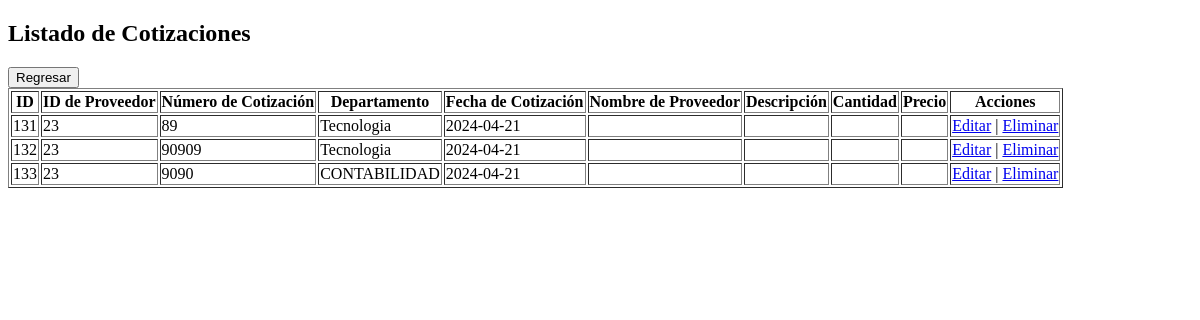
/cotizaciones/read_cotizacion.php, run on an earlier commit of the app's database.
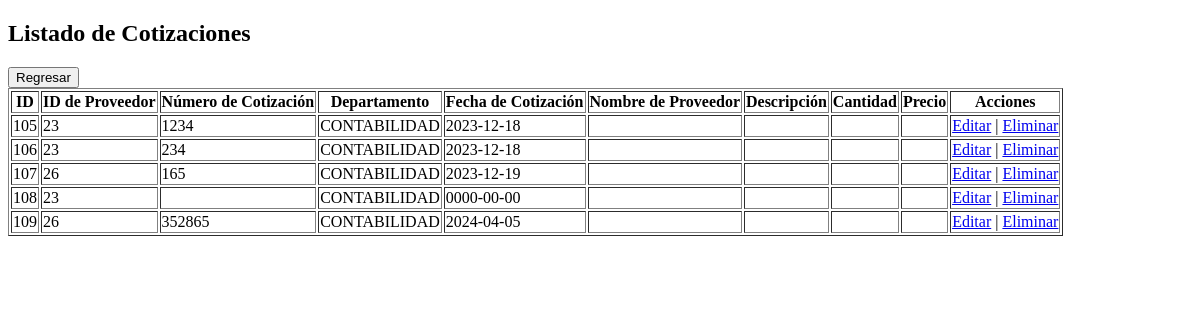
And on a later commit of the database.
### tables this page shows
CREATE TABLE `tbl_cotizacion` (
  `ID_COTIZACION` int(11) NOT NULL AUTO_INCREMENT,
  `ID` int(11) DEFAULT NULL,
  `ID_PROVEEDOR` int(11) DEFAULT NULL,
  `NUMERO_COTIZACION` varchar(20) DEFAULT NULL,
  `DEPARTAMENTO` varchar(100) NOT NULL,
  `FECHA_COTIZACION` date DEFAULT NULL,
  `ESTADO` varchar(255) NOT NULL,
  `URL` varchar(255) NOT NULL,
  `FECHA_CREACION` timestamp NOT NULL DEFAULT current_timestamp(),
  `FECHA_MODIFICACION` timestamp NOT NULL DEFAULT current_timestamp() ON UPDATE current_timestamp(),
  `CREADO_POR` varchar(255) DEFAULT NULL,
  `MODIFICADO_POR` varchar(255) DEFAULT NULL,
  PRIMARY KEY (`ID_COTIZACION`),
  KEY `ID_PROVEEDOR` (`ID_PROVEEDOR`),
  KEY `tbl_solicitudes_tbl_cotizacion` (`ID`),
  CONSTRAINT `tbl_cotizacion_ibfk_1` FOREIGN KEY (`ID_PROVEEDOR`) REFERENCES `tbl_proveedores` (`ID_PROVEEDOR`)
);

### cotizaciones/read_cotizacion.php (the view, shortened to what this page needs)
<?php
include 'db_connection.php';
$sql = "SELECT * FROM tbl_cotizacion";
$result = $conn->query($sql);
?>
<!DOCTYPE html>
<html>
<head>
</head>
<body>
    <h2>Listado de Cotizaciones</h2>
    <a href="read_solicitud.php"><button>Regresar</button></a>
    <table border="1">
        <tr>
            <th>ID</th>
            <th>ID de Proveedor</th>
            <th>Número de Cotización</th>
            <th>Departamento</th>
            <th>Fecha de Cotización</th>
            <th>Nombre de Proveedor</th>
            <th>Descripción</th>
            <th>Cantidad</th>
            <th>Precio</th>
            <th>Acciones</th>
        </tr>
        <?php
        if ($result->num_rows > 0) {
            while ($row = $result->fetch_assoc()) {
                echo "<tr>";
                echo "<td>" . $row["ID_COTIZACION"] . "</td>";
                echo "<td>" . $row["ID_PROVEEDOR"] . "</td>";
                echo "<td>" . $row["NUMERO_COTIZACION"] . "</td>";
                echo "<td>" . $row["DEPARTAMENTO"] . "</td>";
                echo "<td>" . $row["FECHA_COTIZACION"] . "</td>";
                echo "<td>" . $row["NOMBRE_PROVEEDOR"] . "</td>";
                echo "<td>" . $row["DESCRIPCION"] . "</td>";
                echo "<td>" . $row["CANTIDAD"] . "</td>";
                echo "<td>" . $row["PRECIO"] . "</td>";
                echo "<td>
                      <a href='update_cotizacion.php?id=" . $row["ID_COTIZACION"] . "'>Editar</a> |
                      <a href='delete_cotizacion.php?id=" . $row["ID_COTIZACION"] . "'>Eliminar</a>
                      </td>";
                echo "</tr>";
            }
        } else {
            echo "No se encontraron registros.";
        }
        ?>
    </table>
</body>
</html>

What changed in the data, as far as the page shows it:
removed tbl_cotizacion: ID_COTIZACION "131", ID_PROVEEDOR "23", NUMERO_COTIZACION "89", DEPARTAMENTO "Tecnologia", FECHA_COTIZACION "2024-04-21"
removed tbl_cotizacion: ID_COTIZACION "132", ID_PROVEEDOR "23", NUMERO_COTIZACION "90909", DEPARTAMENTO "Tecnologia", FECHA_COTIZACION "2024-04-21"
removed tbl_cotizacion: ID_COTIZACION "133", ID_PROVEEDOR "23", NUMERO_COTIZACION "9090", DEPARTAMENTO "CONTABILIDAD", FECHA_COTIZACION "2024-04-21"
added tbl_cotizacion: ID_COTIZACION "105", ID_PROVEEDOR "23", NUMERO_COTIZACION "1234", DEPARTAMENTO "CONTABILIDAD", FECHA_COTIZACION "2023-12-18"
added tbl_cotizacion: ID_COTIZACION "106", ID_PROVEEDOR "23", NUMERO_COTIZACION "234", DEPARTAMENTO "CONTABILIDAD", FECHA_COTIZACION "2023-12-18"
added tbl_cotizacion: ID_COTIZACION "107", ID_PROVEEDOR "26", NUMERO_COTIZACION "165", DEPARTAMENTO "CONTABILIDAD", FECHA_COTIZACION "2023-12-19"
added tbl_cotizacion: ID_COTIZACION "108", ID_PROVEEDOR "23", DEPARTAMENTO "CONTABILIDAD", FECHA_COTIZACION "0000-00-00"
added tbl_cotizacion: ID_COTIZACION "109", ID_PROVEEDOR "26", NUMERO_COTIZACION "352865", DEPARTAMENTO "CONTABILIDAD", FECHA_COTIZACION "2024-04-05"
